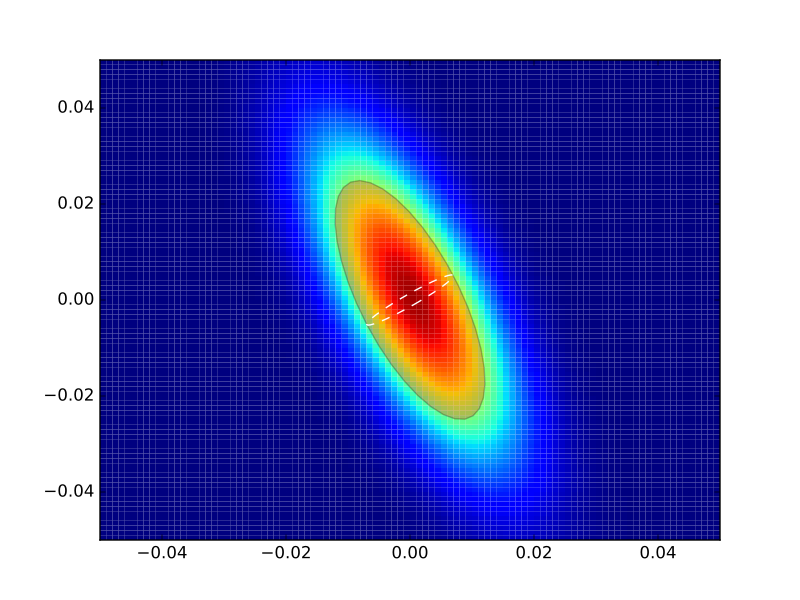

The Python source for this figure:
import numpy as np
import matplotlib.pyplot as plt
from matplotlib import cm
from neutronpy.resolution import Instrument, Sample
from neutronpy.functions import resolution

EXP = Instrument()
EXP.arms = [1560, 600, 260, 300]
EXP.method = 1

hkle = [1., 1., 0., 5.]
EXP.sample.u = [1,0,0]
EXP.sample.v = [0,1,0]
EXP.calc_projections(hkle)

x, y = np.meshgrid(np.linspace(-0.05, 0.05, 101), np.linspace(-0.05, 0.05, 101), sparse=True)

R0, RMxx, RMyy, RMxy = EXP.get_resolution_params(hkle, 'QxQy', mode='project')
p = np.array([0., 0., 1., 0, 0, R0, RMxx, RMyy, RMxy])
z = resolution(p, (x, y))

fig = plt.figure(facecolor='w', edgecolor='k')

plt.pcolormesh(x, y, z, cmap=cm.jet)

[x1, y1] = EXP.projections['QxQy'][:, :, 0]
plt.fill(x1, y1, 'r', alpha=0.25)
[x1, y1] = EXP.projections['QxQySlice'][:, :, 0]
plt.plot(x1, y1, 'w--')

plt.xlim(-0.05, 0.05)
plt.ylim(-0.05, 0.05)

plt.show()
